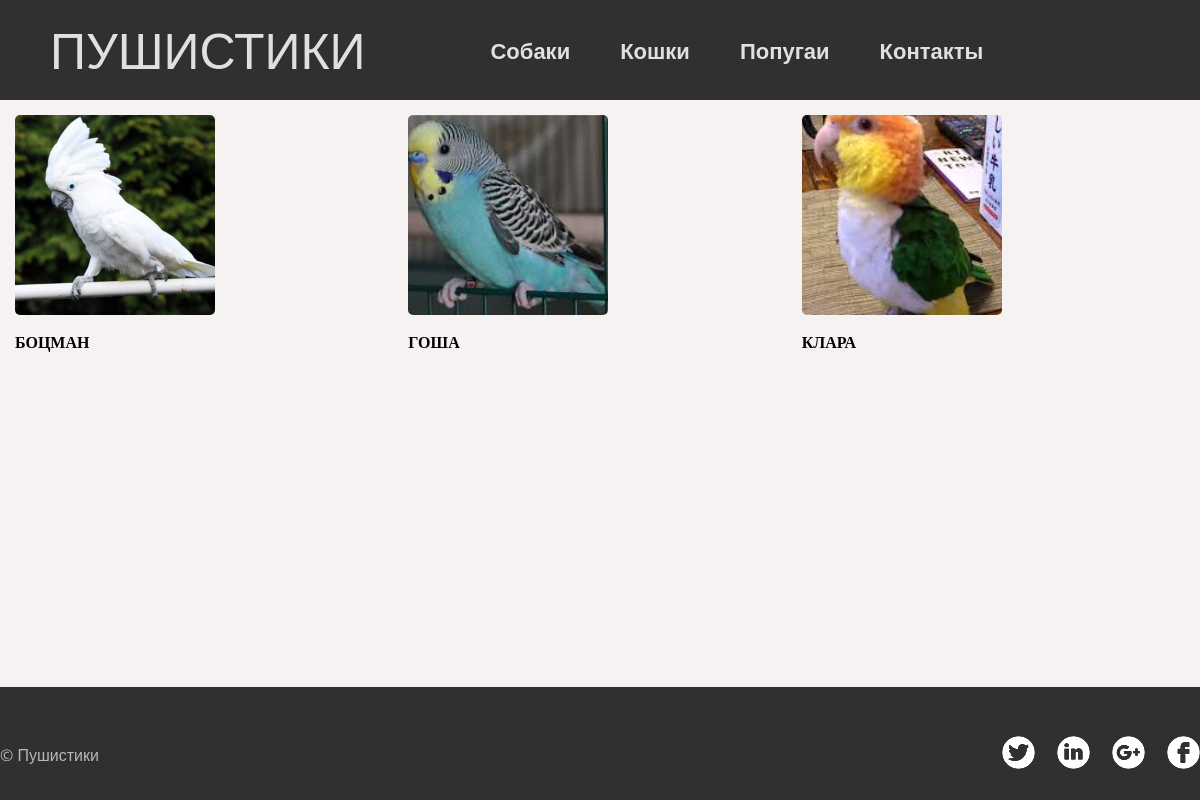
The page /animals/?type=попугай on the database its author committed.
### shelter_app/models.py (models this page shows, shortened)
class Animal(models.Model):
    YES = "да"
    NO = "нет"
    MALE = "мальчик"
    FEMALE = "девочка"
    YES_NO_CHOISES = (
    (YES, 'да'),
    (NO, 'нет'),
    )
    SEX_CHOISES = (
    (MALE, "мальчик"),
    (FEMALE, "девочка"),
    )
    animal_type = models.ForeignKey("AnimalType",  on_delete=models.CASCADE, verbose_name='Вид животного')
    name = models.CharField(max_length=100, verbose_name="Кличка")
    breed = models.CharField(max_length=100, verbose_name="Порода")
    sex = models.CharField(max_length=10, choices=SEX_CHOISES, default=MALE, verbose_name="Пол")
    age = models.SmallIntegerField(verbose_name="Возраст")
    color = models.CharField(max_length=50, verbose_name="Цвет")
    photo = models.ImageField(upload_to='photo', blank=True)
    description = models.TextField(blank=True)
    castrated = models.CharField(max_length=3, choices=YES_NO_CHOISES, default=NO, verbose_name="Катрирован/старилизована")
    vaccinated = models.CharField(max_length=3, choices=YES_NO_CHOISES, default=NO, verbose_name="Прививки")
    class Meta:
        verbose_name = 'Животное'
        verbose_name_plural = 'Животные'

### shelter_app/views.py (the view)
# urls.py: path('animals/', AnimalList.as_view()),
class AnimalList(ListView):
    model = Animal
    template_name = 'animals.html'
    context_object_name = "animals"
    def get_queryset(self):
        type_of_animal = self.request.GET['type']
        return Animal.objects.filter(animal_type__type=type_of_animal)

### shelter_app/templates/animals.html (shortened to what this page needs)
{% extends 'base/base.html' %}
{% block content %}
<div class="list">
    {% for animal in animals %}
    <div class="rect">
        <a href="/animals/{{animal.id}}">
            {% if animal.photo %}
            <img src="{{ animal.photo.url }}" height="200" width="200" alt="" class="beast_img">
            {% endif %}
        </a>
        <div class="animal-descr">
            {{animal.name}}
        </div>
    </div>
    {% endfor %}
</div>
{% endblock %}

### static/css/style.css (style rules this page uses)
html, body { height: 100%; }
body { font-family: Open Sans, Helvetica, Arial, sans-serif; font-style: normal; margin:0; }
.list { margin: 0 10px; display: flex; flex-wrap: wrap; justify-content: center; }
.rect { margin: 5px 5px; flex: 1 1 24%; width: 250px; height: 291px; }
.animal-descr { margin: 0px 10px 10px 0px; font-family: Open Sans; font-style: normal; font-weight: bold; font-size: 16px; line-height: 24px; text-transform: uppercase; color: black; }
.beast_img { margin: 10px 10px 10px 0px; border-radius:5px; object-fit:cover; }

### rows shown on the page
Animal: photo (picture), name "БОЦМАН"
Animal: photo (picture), name "ГОША"
Animal: photo (picture), name "КЛАРА"
